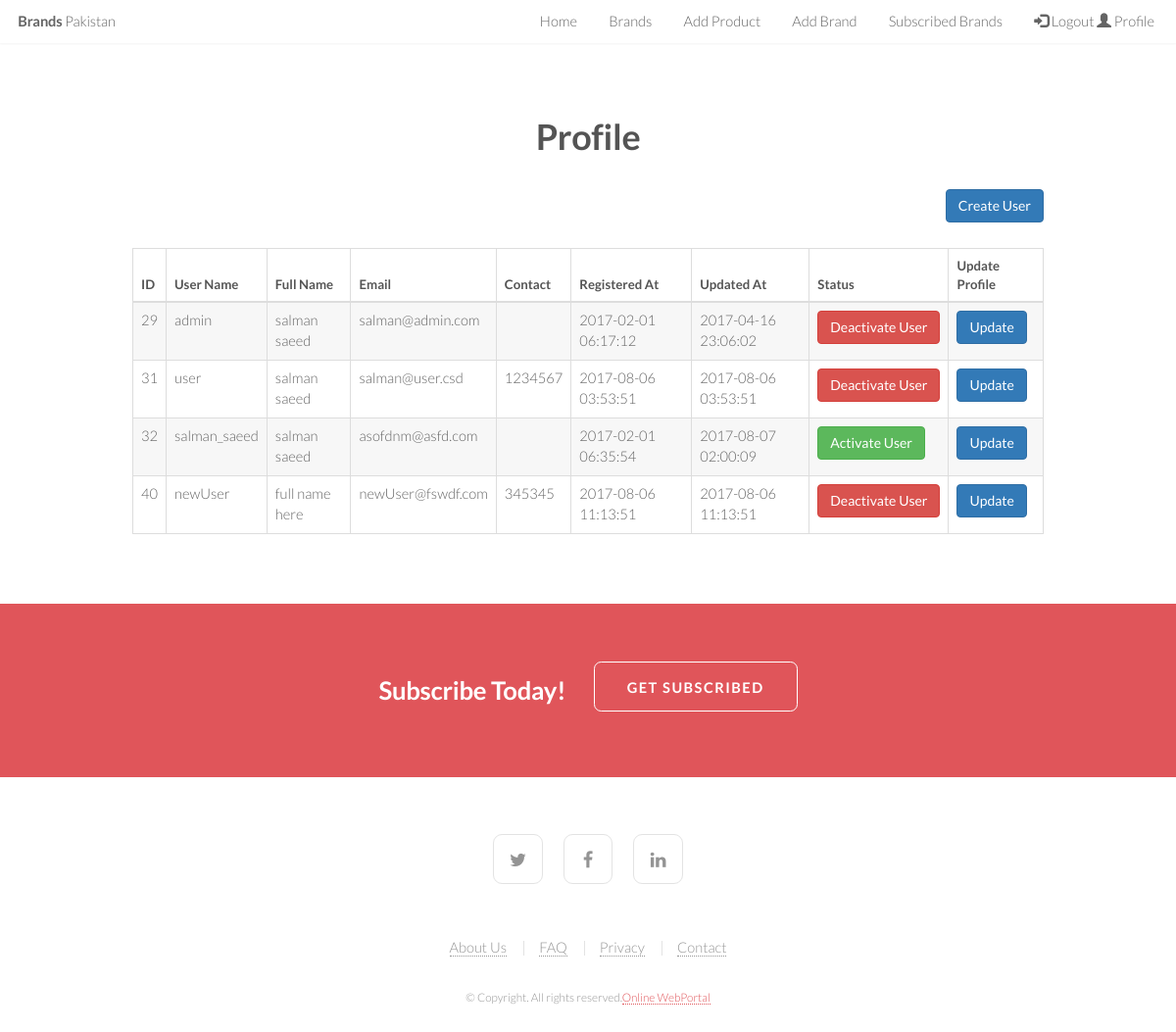
Page /profile.php (signed in) on the committed database.
### tables this page shows
CREATE TABLE `userdetails` (
  `user_id` int(11) NOT NULL,
  `name` varchar(50) NOT NULL,
  `password` varchar(50) NOT NULL,
  `emailid` varchar(100) NOT NULL,
  `contact` varchar(100) NOT NULL,
  `usertype` int(11) NOT NULL,
  `registerationdate` datetime NOT NULL,
  `modifydate` datetime NOT NULL,
  `full_name` text NOT NULL,
  `status` tinyint(1) NOT NULL DEFAULT '1'
);

### profile.php (the view, shortened to what this page needs)
<?php
include 'includes/connect.php';
if(isset($_SESSION["usertype"])){
include 'includes/header-full.php';
    ?>
<?php
if($_SESSION["usertype"] == '0'){
    $query  = "SELECT * FROM `userdetails`";
}
else
{
	$id = $_SESSION["id"];
 	$query  = "SELECT * FROM `userdetails` where `user_id` = '$id'";
}
            $run = mysqli_query($conn,$query);
            if(mysqli_num_rows($run) > 0){
?>
<div class="container">
<br><br><br>
<h1 class="text-center">
    Profile
</h1>
<div class="table-responsive">
<?php if($_SESSION["usertype"] == '0'){?>
<div class="text-right">
    <a href="profile-update.php?new" class="btn btn-primary">Create User</a>
    <br><br>
</div>
<?php }?>
<table class="table table-hover table-bordered">
    <thead>
        <tr>
            <th>ID</th>
            <th>User Name</th>
            <th>Full Name</th>
            <th>Email</th>
            <th>Contact</th>
            <th>Registered At</th>
            <th>Updated At</th>
<?php if($_SESSION["usertype"] == '0'){?>
            <th>Status</th>
<?php }?>
 <th>Update Profile</th>
        </tr>
    </thead>
    <tbody>
<?php
    while($rowz = mysqli_fetch_array($run)){
?>
        <tr>
            <td><?= $rowz['user_id']; ?></td>
            <td><?= $rowz['name']; ?></td>
            <td><?= $rowz['full_name']; ?></td>
            <td><?= $rowz['emailid']; ?></td>
            <td><?= $rowz['contact']; ?></td>
            <td><?= $rowz['registerationdate']; ?></td>
            <td><?= $rowz['modifydate']; ?></td>
<?php
if($_SESSION["usertype"] == '0'){
    if($rowz['status'] == '0'){
?>
          <td>  <a class="btn btn-success" href="profile.php?user_id=<?= $rowz['user_id']; ?>&user_status=1">
            Activate User
            </a></td>
<?php
}else {
?>
           <td> <a class="btn btn-danger" href="profile.php?user_id=<?= $rowz['user_id']; ?>&user_status=0">Deactivate User</a> </td>
<?php
}
}
?>
            <td><a class="btn btn-primary" href="profile-update.php?id=<?= $rowz['user_id']; ?>">Update</a></td>
        </tr>
        <?php
      }
        ?>
    </tbody>
</table>
<?php  }else {
                echo '<h2>Sorry no data found</h2><a class="btn btn-primary" href="file.php">Clik to Add File Data</a>';
            }?>
</div>
<br><br>
</div>
<?php include 'includes/footer-full.php'; }else {
    echo '<script type="text/javascript"> window.location = "index.php" </script>';
} ?>

### assets/css/style.css (style rules this page uses)
body { background: #fff; }
body, input, select, textarea { color: #646464; font-family: "Lato", Helvetica, sans-serif; font-size: 15pt; font-weight: 300; line-height: 1.75em; }
a { -moz-transition: color 0.2s ease-in-out, border-color 0.2s ease-in-out; -webkit-transition: color 0.2s ease-in-out, border-color 0.2s ease-in-out; -o-transition: color 0.2s ease-in-out, border-color 0.2s ease-in-out; -ms-transition: color 0.2s ease-in-out, border-color 0.2s ease-in-out; transition: color 0.2s ease-in-out, border-color 0.2s ease-in-out; color: #e0555a; text-decoration: none; border-bottom: dotted 1px; }
h1, h2, h3, h4, h5, h6 { color: #545454; font-weight: 700; line-height: 1em; margin: 0 0 1em 0; letter-spacing: -0.01em; }
table { margin: 0 0 2em 0; width: 100%; }
table tbody tr { border: solid 1px rgba(144, 144, 144, 0.25); border-left: 0; border-right: 0; }
table tbody tr:nth-child(2n + 1) { background-color: rgba(144, 144, 144, 0.075); }
table td { padding: 0.75em 0.75em; }
table th { color: #545454; font-size: 0.9em; font-weight: 700; padding: 0 0.75em 0.75em 0.75em; text-align: left; }
table thead { border-bottom: solid 2px rgba(144, 144, 144, 0.25); }

### assets/css/style-xlarge.css (style rules this page uses)
body, input, select, textarea { font-size: 12pt; }

### assets/css/style-large.css (style rules this page uses)
body, input, select, textarea { font-size: 11pt; }

### rows in the picture
userdetails: user_id "29", name "admin", full_name "salman saeed", emailid "salman@admin.com", registerationdate "2017-02-01 06:17:12", modifydate "2017-04-16 23:06:02"
userdetails: user_id "31", name "user", full_name "salman saeed", emailid "salman@user.csd", contact "1234567", registerationdate "2017-08-06 03:53:51", modifydate "2017-08-06 03:53:51"
userdetails: user_id "32", name "salman_saeed", full_name "salman saeed", emailid "asofdnm@asfd.com", registerationdate "2017-02-01 06:35:54", modifydate "2017-08-07 02:00:09"
userdetails: user_id "40", name "newUser", full_name "full name here", emailid "newUser@fswdf.com", contact "345345", registerationdate "2017-08-06 11:13:51", modifydate "2017-08-06 11:13:51"
